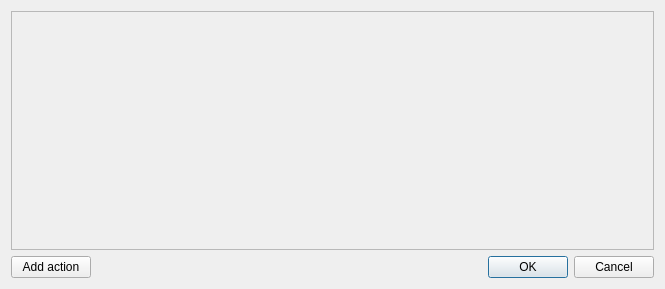
<?xml version="1.0" encoding="UTF-8"?>
<ui version="4.0">
 <class>Settings</class>
 <widget class="QDialog" name="Settings">
  <property name="geometry">
   <rect>
    <x>0</x>
    <y>0</y>
    <width>665</width>
    <height>289</height>
   </rect>
  </property>
  <property name="windowTitle">
   <string>Custom Launcher</string>
  </property>
  <layout class="QGridLayout" name="gridLayout">
   <item row="2" column="1">
    <widget class="QDialogButtonBox" name="buttonBox">
     <property name="orientation">
      <enum>Qt::Horizontal</enum>
     </property>
     <property name="standardButtons">
      <set>QDialogButtonBox::Cancel|QDialogButtonBox::Ok</set>
     </property>
    </widget>
   </item>
   <item row="2" column="0">
    <widget class="QPushButton" name="addActionButton">
     <property name="text">
      <string>Add action</string>
     </property>
    </widget>
   </item>
   <item row="0" column="0" colspan="2">
    <widget class="QScrollArea" name="scrollArea">
     <property name="widgetResizable">
      <bool>true</bool>
     </property>
     <widget class="QWidget" name="scrollAreaWidgetContents">
      <property name="geometry">
       <rect>
        <x>0</x>
        <y>0</y>
        <width>645</width>
        <height>236</height>
       </rect>
      </property>
      <layout class="QGridLayout" name="gridLayout_3">
       <property name="margin">
        <number>3</number>
       </property>
       <property name="spacing">
        <number>3</number>
       </property>
       <item row="0" column="0">
        <layout class="QVBoxLayout" name="actionsLayout">
         <property name="spacing">
          <number>3</number>
         </property>
        </layout>
       </item>
      </layout>
     </widget>
    </widget>
   </item>
  </layout>
 </widget>
 <resources/>
 <connections>
  <connection>
   <sender>buttonBox</sender>
   <signal>accepted()</signal>
   <receiver>Settings</receiver>
   <slot>accept()</slot>
   <hints>
    <hint type="sourcelabel">
     <x>325</x>
     <y>278</y>
    </hint>
    <hint type="destinationlabel">
     <x>157</x>
     <y>274</y>
    </hint>
   </hints>
  </connection>
  <connection>
   <sender>buttonBox</sender>
   <signal>rejected()</signal>
   <receiver>Settings</receiver>
   <slot>reject()</slot>
   <hints>
    <hint type="sourcelabel">
     <x>393</x>
     <y>284</y>
    </hint>
    <hint type="destinationlabel">
     <x>286</x>
     <y>274</y>
    </hint>
   </hints>
  </connection>
 </connections>
</ui>
